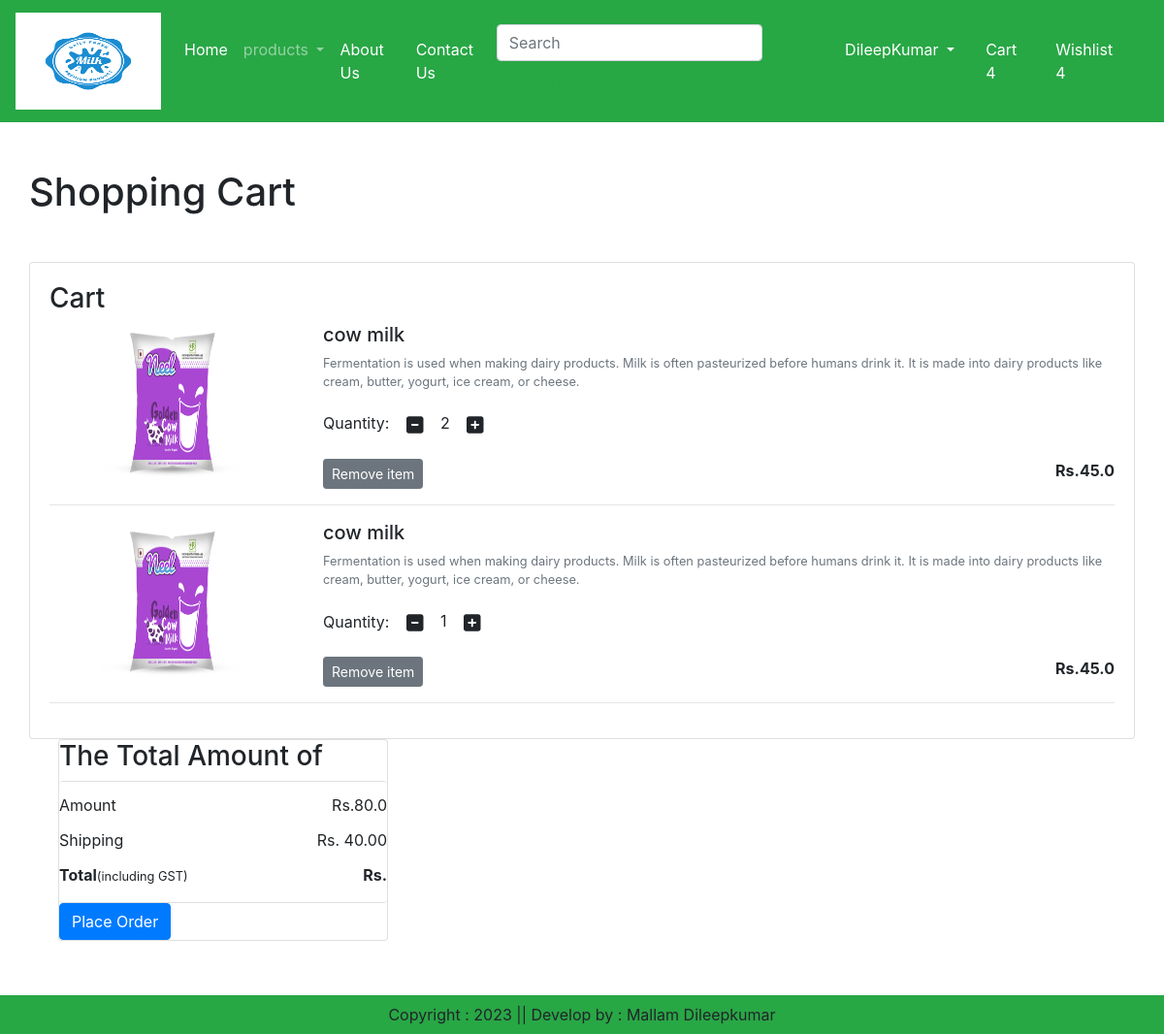
The app's page /cart/ (signed in) with its own data.
### EcommerceApp/models.py (models this page shows, shortened)
class Cart(models.Model):
    user = models.ForeignKey(User, on_delete=models.CASCADE)
    product = models.ForeignKey(Product, on_delete=models.CASCADE)
    quantity = models.PositiveIntegerField(default=1)

class Product(models.Model):
    title = models.CharField(max_length=100)
    selling_price = models.FloatField()
    discounted_price = models.FloatField()
    description = models.TextField()
    composition = models.TextField(default="")
    prodapp = models.TextField(default="")
    category = models.CharField(choices=CATEGORY_CHOICES,max_length=2)
    product_image = models.ImageField(upload_to='product')

### EcommerceApp/views.py (the view)
# urls.py: path("cart/",views.show_cart, name="show-cart"),
def show_cart(request):
    user = request.user
    cart = Cart.objects.filter(user=user)
    amount = 0.0
    for p in cart:
        value = p.quantity * p.product.discounted_price
        amount = amount + 40
    return render(request, 'addtocart.html', locals())

### templates/addtocart.html (shortened to what this page needs)
{% extends "home.html" %}
{% load static %}
{% block main %}
<div class="container my-5">
    <div class="row">
        {% if cart %}
            <h1 class="text-center mb-5">Shopping Cart</h1>
            <div class="card">
                <div class="card-body">
                    <h3>Cart</h3>
                    {% for item in cart %}
                        <div class="row">
                            <div class="col-sm-3 text-center align-self-center">
                                <img src="{{item.product.product_image.url}}" height="150px" width="150px"></div>
                            <div class="col-sm-9">
                                <div>
                                    <h5>{{item.product.title}}</h5>
                                    <p class="mb-2 text-muted small">{{item.product.description}}</p>
                                    <div class="my-3">
                                        <label for="quantity">Quantity:</label>
                                        <a class="minus-cart btn" pid={{item.product.id}}><i class="fas fa-minus-square fa-lg"></i></a>
                                        <span id="quantity">{{item.quantity}}</span>
                                        <a class="plus-cart btn" pid={{item.product.id}}><i class="fas fa-plus-square fa-lg"></i></a>
                                    </div>
                                    <div class="d-flex justify-content-between">
                                        <a href="#" class="remove-cart btn btn-sm btn-secondary mr-3" pid="{{item.product.id}}">
                                            Remove item
                                        </a>
                                        <p class="mb-0">
                                            <span><strong>Rs.{{item.product.discounted_price}}</strong></span>
                                        </p>
                                    </div>
                                </div>
                            </div>
                        </div>
                        <hr class="text-muted">
                    {% endfor %}
                </div>
            </div>
        </div>
        <div class="col-sm-4">
            <div class="card">
                <h3>The Total Amount of</h3>
                <ul class="list-group">
                    <li class="list-group-item d-flex justify-content-between align-items-center border-0 px-0 pb-0">
                        Amount<span id="amount">Rs.{{amount}}</span>
                    </li>
                    <li class="list-group-item d-flex justify-content-between align-items-center border-0 px-0 pb-0">
                        Shipping<span>Rs. 40.00</span>
                    </li>
                    <li class="list-group-item d-flex justify-content-between align-items-center border-0 px-0 pb-0 mb-3">
                        <div>
                            <strong>Total</strong><small>(including GST)</small>
                        </div>
                        <span id="totalamount"><strong>Rs.{{totalamount}}</strong></span>
                    </li>
                </ul>
                <div class="d-grid">
                    <a href="{% url 'checkout' %}" class="btn btn-primary">Place Order</a>
                </div>
            </div>
        </div>
    {% else %}
        <h1 class="text-center">Your Cart is Empty</h1>
    {% endif %}
</div>
<br><br>
{% endblock main %}

### records on screen
Cart: product.product_image (picture), product "cow milk", product.description "Fermentation is used when making dairy products. Milk is often pasteurized before humans drink it. It is made into dairy products like cream, butter, yogurt, ice cream, or cheese.", quantity "2", product.discounted_price "45.0"
Cart: product.product_image (picture), product "cow milk", product.description "Fermentation is used when making dairy products. Milk is often pasteurized before humans drink it. It is made into dairy products like cream, butter, yogurt, ice cream, or cheese.", quantity "1", product.discounted_price "45.0"

### other values on screen
{{ amount }} "80.0"
